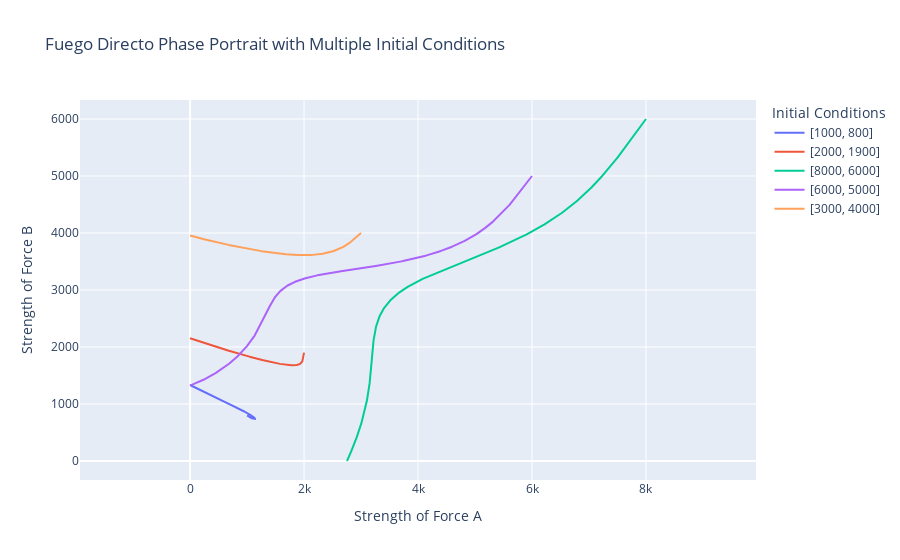

The notebook cell saved with this chart:
### Code cell
import numpy as np
import plotly.graph_objs as go
from scipy.integrate import odeint

def retrato_refuerzos(uinits,r_func, max_time=20):
    # Time values
    t_values = np.linspace(0, max_time, 1000000)

    # Create a Plotly figure
    fig = go.Figure()

    # Solve the system and add traces for each set of initial conditions
    for uinit in uinits:
        # odeint(batalla_con_refuerzos, y0, t, args=(alpha, beta, r_func))
        u = odeint(batalla_con_refuerzos, uinit, t_values,args=(alpha, beta, r_func))
        a_values = u[:, 0]
        b_values = u[:, 1]
        for i in range(len(t_values)):
            if a_values[i] <= 0 or b_values[i] <= 0:
                tiempo_final = t_values[i]
                a_values = a_values[0:i + 1]
                b_values = b_values[0:i + 1]
                break
        fig.add_trace(go.Scatter(x=a_values, y=b_values, mode='lines', name=str(uinit)))

    # Update the layout to set the same scale for both axes
    fig.update_layout(
        xaxis=dict(scaleanchor="y", scaleratio=1),
        yaxis=dict(scaleanchor="x", scaleratio=1),
        xaxis_title='Strength of Force A',
        yaxis_title='Strength of Force B',
        title='Fuego Directo Phase Portrait with Multiple Initial Conditions',
        legend_title='Initial Conditions'
    )

    # Show the plot
    fig.show()

# Initial conditions
uinits = [[1000, 800], [2000, 1900], [8000, 6000],[6000,5000],[3000,4000]]

# Call the function to plot the phase portrait
retrato_refuerzos(uinits,funciones_refuerzos)

### Figure 1 — Plotly figure (JSON) as saved in the notebook; plotly's stock layout.template omitted (floating-point values rounded to 4 significant figures; data arrays with more than 128 entries replaced by an {"elided": "..."} marker saying what was removed)
{"data": [{"mode": "lines", "name": "[1000, 800]", "type": "scatter", "x": {"elided": "2020 float values"}, "y": {"elided": "2020 float values"}}, {"mode": "lines", "name": "[2000, 1900]", "type": "scatter", "x": {"elided": "2276 float values"}, "y": {"elided": "2276 float values"}}, {"mode": "lines", "name": "[8000, 6000]", "type": "scatter", "x": {"elided": "4565 float values"}, "y": {"elided": "4565 float values"}}, {"mode": "lines", "name": "[6000, 5000]", "type": "scatter", "x": {"elided": "4871 float values"}, "y": {"elided": "4871 float values"}}, {"mode": "lines", "name": "[3000, 4000]", "type": "scatter", "x": {"elided": "1882 float values"}, "y": {"elided": "1882 float values"}}], "layout": {"legend": {"title": {"text": "Initial Conditions"}}, "title": {"text": "Fuego Directo Phase Portrait with Multiple Initial Conditions"}, "xaxis": {"scaleanchor": "y", "scaleratio": 1, "title": {"text": "Strength of Force A"}}, "yaxis": {"scaleanchor": "x", "scaleratio": 1, "title": {"text": "Strength of Force B"}}}}
